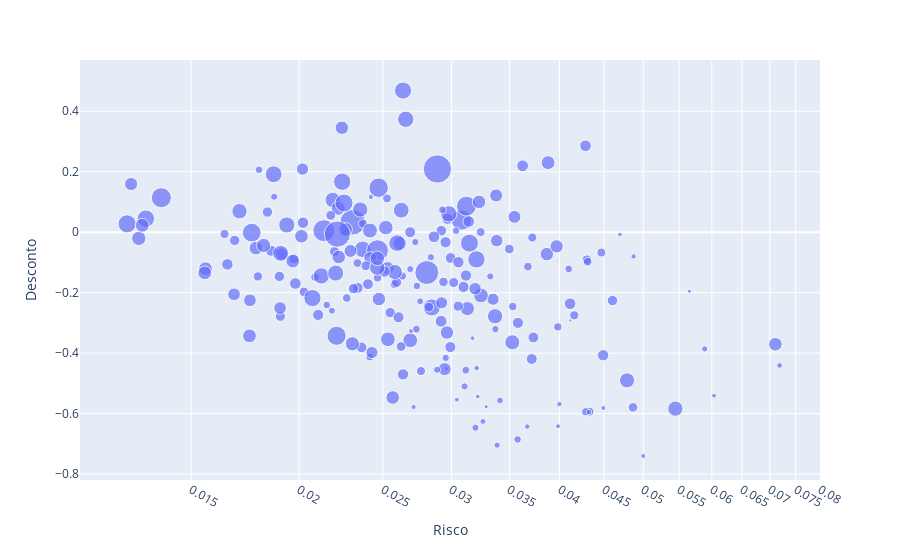

Write notebook code for a chart like this one.
### Code cell
fig = px.scatter(ativos_info, x='Risco', y='Desconto', size='ultimo_preço', hover_name='Ticker', log_x=True)
fig.show()

### Figure 1 — Plotly figure (JSON) as saved in the notebook; plotly's stock layout.template omitted (floating-point values rounded to 4 significant figures; data arrays with more than 128 entries replaced by an {"elided": "..."} marker saying what was removed)
{"data": [{"hovertemplate": "<b>%{hovertext}</b><br><br>Risco=%{x}<br>Desconto=%{y}<br>ultimo_preço=%{marker.size}<extra></extra>", "hovertext": {"elided": "207 str values"}, "legendgroup": "", "marker": {"color": "#636efa", "size": {"elided": "207 float values"}, "sizemode": "area", "sizeref": 0.2477, "symbol": "circle"}, "mode": "markers", "name": "", "orientation": "v", "showlegend": false, "type": "scatter", "x": {"elided": "207 float values"}, "xaxis": "x", "y": {"elided": "207 float values"}, "yaxis": "y"}], "layout": {"legend": {"itemsizing": "constant", "tracegroupgap": 0}, "margin": {"t": 60}, "xaxis": {"anchor": "y", "domain": [0, 1], "title": {"text": "Risco"}, "type": "log"}, "yaxis": {"anchor": "x", "domain": [0, 1], "title": {"text": "Desconto"}}}}
